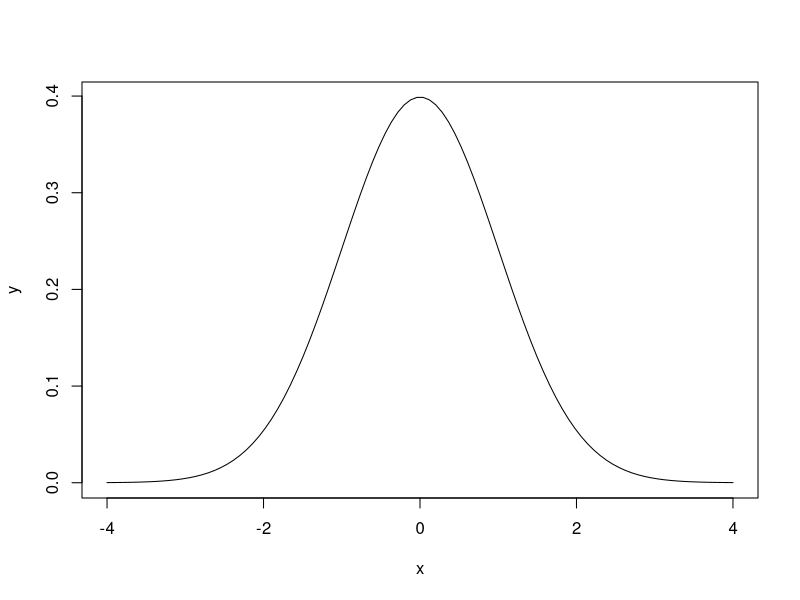
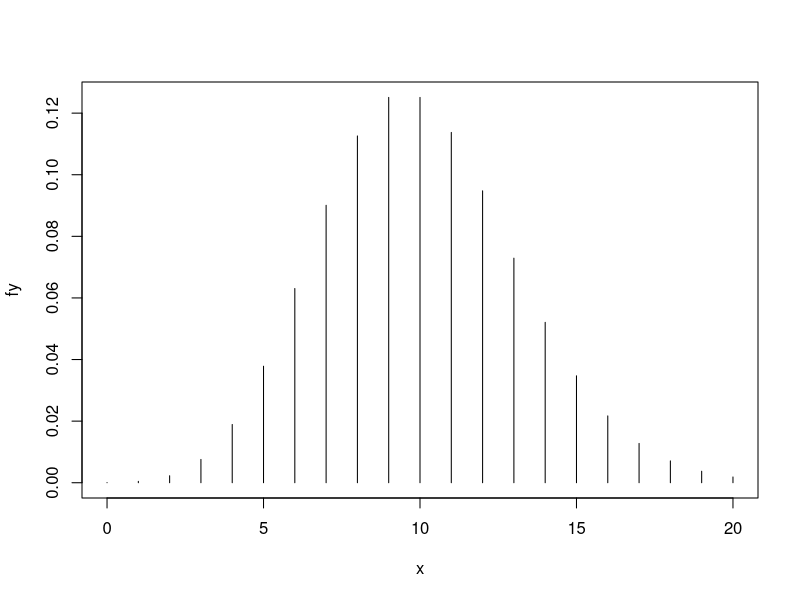

Reproduce these figures in R, in order.
x<-seq(-4,4,len=100) 
y<-dnorm(x,mean=0,sd=1)
plot(x,y,type='l')

#q1
meet_specs <- function(){
  p<- pnorm(0.14,mean=0.13,sd=0.005)-pnorm(0,12,mean=0.13, sd=0.005)
  cat("The prob")
}

meet_specs()

sym_int <- function(){
}

#q2

#q3
density_function_p <- function(){
  x <- 0:20
  fy <- dpois(x,10)
  plot(x, fy, type="h")
}
density_function_p()

caught_fishes_4 <- function(){
  p <- dpois(4,10)
  cat("The prob that exactly 4 fishes are caught in an hour is", p)
}

caught_fishes_4()

caught_fishes_at_4 <- function(){
  p <- 1-ppois(3,10) #P(x>=4)
  cat("The prob that atleast  4 fishes are caught in an hour is", p)
}

caught_fishes_at_4()

min_time <- function(){
  mn <- 1:60
  
  pb <-rep(NA, length(mn))
  
  for (k in 1:length(mn)){
    pb[k] <- 1-ppois(3,10*(mn[k]/60))
  }
  
  
  plot(mn, pb, type="l")
  
  th <-which(pb>=0.9)[1]
  aline(v=mn[th])
  
}